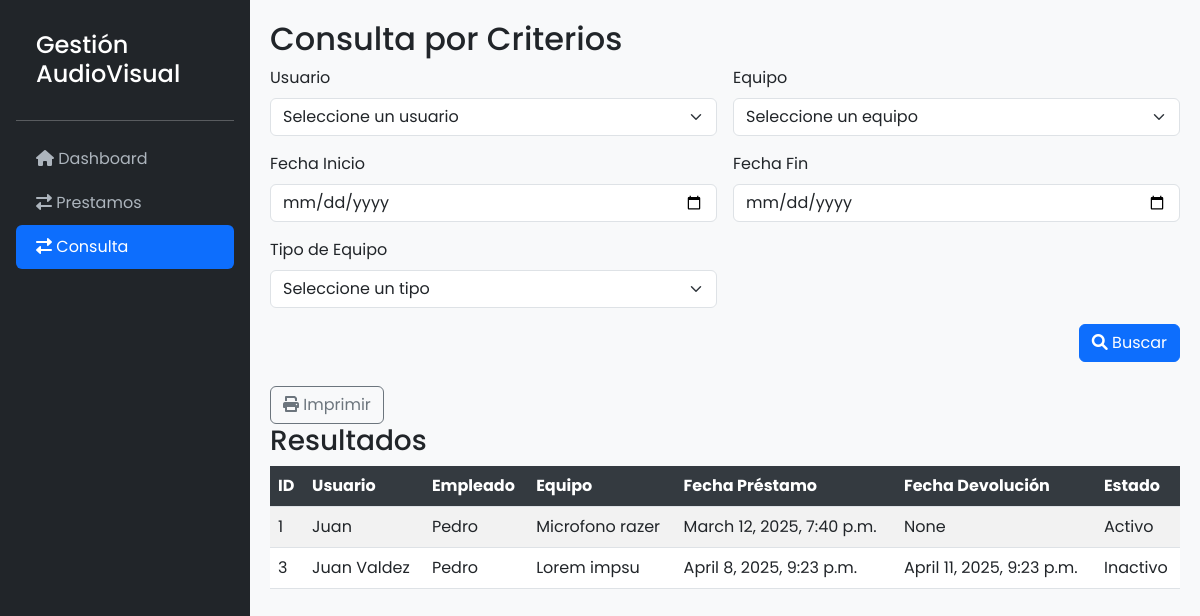
/consulta/, run on the app's committed database.
### GestionAudiovisualApp/models.py (models this page shows, shortened)
class Prestamo(models.Model):
    empleado            = models.ForeignKey(Empleado, on_delete=models.CASCADE)
    equipo              = models.ForeignKey(Equipo, on_delete=models.CASCADE)
    usuario             = models.ForeignKey(Usuario, on_delete=models.CASCADE)
    fecha_prestamo      = models.DateTimeField(null=True, blank=True)
    fecha_devolucion    = models.DateTimeField(null=True, blank=True)
    comentario          = models.TextField(null=True, blank=True)
    estado              = models.BooleanField(default=True)

class Usuario(AbstractBaseUser, PermissionsMixin):
    nombre = models.CharField(max_length=100, unique=True)
    cedula = models.CharField(max_length=11, unique=True)
    numero_carnet = models.CharField(max_length=20)
    tipo_usuario = models.CharField(max_length=50, choices=[('Profesor', 'Profesor'), ('Estudiante', 'Estudiante'), ('Empleado', 'Empleado')])
    tipo_persona = models.CharField(max_length=20, choices=[('Física', 'Física'), ('Jurídica', 'Jurídica')])
    estado = models.BooleanField(default=True)
    is_active = models.BooleanField(default=True)
    is_staff = models.BooleanField(default=False)
    groups = models.ManyToManyField(
        'auth.Group',
        related_name='custom_user_set',
        blank=True,
        help_text='The groups this user belongs to. A user will get all permissions granted to each of their groups.',
        verbose_name='groups',
    )
    user_permissions = models.ManyToManyField(
        'auth.Permission',
        related_name='custom_user_set',
        blank=True,
        help_text='Specific permissions for this user.',
        verbose_name='user permissions',
    )
    objects = UsuarioManager()
    USERNAME_FIELD = 'nombre'
    REQUIRED_FIELDS = ['cedula']
    def __str__(self):
        return self.nombre

class Empleado(models.Model):
    nombre          = models.CharField(max_length=100)
    cedula          = models.CharField(max_length=11)
    tanda_labor     = models.CharField(max_length=50, choices=[('Matutina', 'Matutina'), ('Vespertina', 'Vespertina'), ('Nocturna', 'Nocturna')])
    fecha_ingreso   = models.DateField(null=True, blank=True)
    estado          = models.BooleanField(default=True)
    def __str__(self):
        return self.nombre

class Equipo(models.Model):
    descripcion     = models.CharField(max_length=100)
    numero_serial   = models.CharField(max_length=50)
    service_tag     = models.CharField(max_length=50)
    tipo_equipo     = models.ForeignKey(TipoEquipo, on_delete=models.CASCADE)
    marca           = models.ForeignKey(Marca, on_delete=models.CASCADE)
    modelo          = models.ForeignKey(Modelo, on_delete=models.CASCADE)
    tecnologia_conexion = models.ForeignKey(TecnologiaConexion, on_delete=models.CASCADE)
    estado              = models.BooleanField(default=True)
    def __str__(self):
        return self.descripcion

### GestionAudiovisualApp/views.py (the view, shortened to what this page needs)
# urls.py: path('consulta/', consulta_criterios_view, name='consulta-criterios'),
def consulta_criterios_view(request):
    form = ConsultaCriteriosForm(request.GET or None)
    prestamos = Prestamo.objects.all()
    return render(request, 'prestamos/consulta_criterios.html', {'form': form, 'prestamos': prestamos})

### GestionAudiovisualApp/forms.py
class ConsultaCriteriosForm(forms.Form):
    usuario = forms.ModelChoiceField(queryset=Usuario.objects.filter(estado=True), required=False, label="Usuario")
    equipo = forms.ModelChoiceField(queryset=Equipo.objects.filter(estado=True), required=False, label="Equipo")
    fecha_inicio = forms.DateField(required=False, widget=forms.DateInput(attrs={'type': 'date'}), label="Fecha Inicio")
    fecha_fin = forms.DateField(required=False, widget=forms.DateInput(attrs={'type': 'date'}), label="Fecha Fin")
    tipo_equipo = forms.ModelChoiceField(queryset=TipoEquipo.objects.filter(estado=True), required=False, label="Tipo de Equipo")

### GestionAudiovisualApp/models.py (called while the page is built)
    def __str__(self):
        return self.descripcion

### GestionAudiovisualApp/templates/prestamos/consulta_criterios.html (shortened to what this page needs)
{% extends 'base.html' %}
{% block content %}
<h2>Consulta por Criterios</h2>
<form method="GET" class="mb-4">
    <div class="row g-3">
        <div class="col-md-6">
            <label for="usuario" class="form-label">Usuario</label>
            <select id="usuario" name="usuario" class="form-select">
                <option value="">Seleccione un usuario</option>
            </select>
        </div>
        <div class="col-md-6">
            <label for="equipo" class="form-label">Equipo</label>
            <select id="equipo" name="equipo" class="form-select">
                <option value="">Seleccione un equipo</option>
            </select>
        </div>
        <div class="col-md-6">
            <label for="fecha_inicio" class="form-label">Fecha Inicio</label>
            <input type="date" id="fecha_inicio" name="fecha_inicio" class="form-control" value="{{ request.GET.fecha_inicio }}">
        </div>
        <div class="col-md-6">
            <label for="fecha_fin" class="form-label">Fecha Fin</label>
            <input type="date" id="fecha_fin" name="fecha_fin" class="form-control" value="{{ request.GET.fecha_fin }}">
        </div>
        <div class="col-md-6">
            <label for="tipo_equipo" class="form-label">Tipo de Equipo</label>
            <select id="tipo_equipo" name="tipo_equipo" class="form-select">
                <option value="">Seleccione un tipo</option>
            </select>
        </div>
        <div class="col-md-12 text-end">
            <button type="submit" class="btn btn-primary">
                <i class="fas fa-search"></i> Buscar
            </button>
        </div>
    </div>
</form>
{% if prestamos %}
<a href="{% url 'consulta-imprimir' %}?{{ request.GET.urlencode }}" target="_blank" class="btn btn-outline-secondary">
    <i class="fas fa-print"></i> Imprimir
</a>
    <h3>Resultados</h3>
    <table class="table table-striped">
        <thead>
            <tr>
                <th>ID</th>
                <th>Usuario</th>
                <th>Empleado</th>
                <th>Equipo</th>
                <th>Fecha Préstamo</th>
                <th>Fecha Devolución</th>
                <th>Estado</th>
            </tr>
        </thead>
        <tbody>
            {% for prestamo in prestamos %}
                <tr>
                    <td>{{ prestamo.id }}</td>
                    <td>{{ prestamo.usuario }}</td>
                    <td>{{ prestamo.empleado }}</td>
                    <td>{{ prestamo.equipo }}</td>
                    <td>{{ prestamo.fecha_prestamo }}</td>
                    <td>{{ prestamo.fecha_devolucion }}</td>
                    <td>{{ prestamo.estado|yesno:"Activo,Inactivo" }}</td>
                </tr>
            {% endfor %}
        </tbody>
    </table>
{% else %}
    <p>No se encontraron resultados.</p>
{% endif %}
{% endblock %}

### GestionAudiovisualApp/templates/base.html (style rules this page uses)
body { display: flex; min-height: 100vh; font-family: 'Poppins', sans-serif; background-color: #f8f9fa; }
.table th { background-color: #343a40; color: white; }
.table td, .table th { vertical-align: middle; }

### data on the page
Prestamo: id "1", usuario "Juan", empleado "Pedro", equipo "Microfono razer", fecha_prestamo "March 12, 2025, 7:40 p.m.", fecha_devolucion "None", estado "Activo"
Prestamo: id "3", usuario "Juan Valdez", empleado "Pedro", equipo "Lorem impsu", fecha_prestamo "April 8, 2025, 9:23 p.m.", fecha_devolucion "April 11, 2025, 9:23 p.m.", estado "Inactivo"
